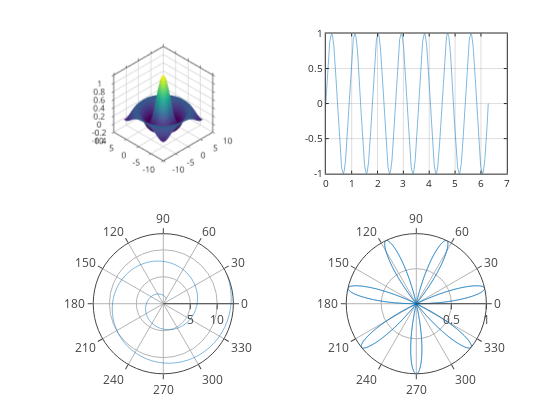

Write notebook code for a chart like this one.
### Markdown cell above
## Advanced plots using [plotly](https://github.com/plotly/plotly.js), with zoom, cursors, and hover tooltips (experimental):

### Code cell
graphics_toolkit('plotly')

a = [1:0.1:13];
theta = linspace (0,2*pi,1000);
rho = sin (7*theta);

subplot(2,2,1);
sombrero()
grid on;
box on;

subplot(2,2,2);
plot(theta, rho);
grid on;
box on;

subplot(2,2,3);
polar(a,a)
grid on;
box on;

subplot(2,2,4);
polar(theta, rho);
grid on;
box on;

### Figure 1 — Plotly figure (JSON) as saved in the notebook; plotly's stock layout.template omitted (floating-point values rounded to 4 significant figures; data arrays with more than 128 entries replaced by an {"elided": "..."} marker saying what was removed)
{"data": [{"autocolorscale": "false", "cauto": "false", "cmax": 1, "cmin": -0.2172, "colorscale": [[0, "rgb(68,1,84)"], [0.01587, "rgb(69,6,90)"], [0.03175, "rgb(70,12,95)"], [0.04762, "rgb(71,18,101)"], [0.06349, "rgb(72,24,106)"], [0.07937, "rgb(72,29,111)"], [0.09524, "rgb(72,35,115)"], [0.1111, "rgb(71,40,119)"], [0.127, "rgb(71,45,123)"], [0.1429, "rgb(70,50,126)"], [0.1587, "rgb(68,55,129)"], [0.1746, "rgb(67,60,132)"], [0.1905, "rgb(65,64,134)"], [0.2063, "rgb(64,69,135)"], [0.2222, "rgb(62,74,137)"], [0.2381, "rgb(60,78,138)"], [0.254, "rgb(58,83,139)"], [0.2698, "rgb(56,87,140)"], [0.2857, "rgb(54,91,140)"], [0.3016, "rgb(52,95,141)"], [0.3175, "rgb(50,99,141)"], [0.3333, "rgb(48,103,141)"], [0.3492, "rgb(46,107,142)"], [0.3651, "rgb(45,111,142)"], [0.381, "rgb(43,115,142)"], [0.3968, "rgb(42,119,142)"], [0.4127, "rgb(40,123,142)"], [0.4286, "rgb(39,127,142)"], [0.4444, "rgb(37,130,142)"], [0.4603, "rgb(36,134,141)"], [0.4762, "rgb(34,138,141)"], [0.4921, "rgb(33,142,140)"], [0.5079, "rgb(32,146,140)"], [0.5238, "rgb(31,149,139)"], [0.5397, "rgb(30,153,138)"], [0.5556, "rgb(30,157,136)"], [0.5714, "rgb(31,161,135)"], [0.5873, "rgb(32,164,133)"], [0.6032, "rgb(34,168,131)"], [0.619, "rgb(38,172,129)"], [0.6349, "rgb(42,176,126)"], [0.6508, "rgb(47,179,123)"], [0.6667, "rgb(53,183,120)"], [0.6825, "rgb(59,186,117)"], [0.6984, "rgb(66,190,113)"], [0.7143, "rgb(73,193,109)"], [0.7302, "rgb(81,196,104)"], [0.746, "rgb(90,199,99)"], [0.7619, "rgb(99,202,94)"], [0.7778, "rgb(108,205,89)"], [0.7937, "rgb(117,208,83)"], [0.8095, "rgb(127,210,77)"], [0.8254, "rgb(137,213,71)"], [0.8413, "rgb(148,215,64)"], [0.8571, "rgb(158,217,57)"], [0.873, "rgb(169,219,50)"], [0.8889, "rgb(180,221,43)"], [0.9048, "rgb(190,223,36)"], [0.9206, "rgb(201,224,30)"], [0.9365, "rgb(212,225,26)"], [0.9524, "rgb(223,227,24)"], [0.9683, "rgb(233,228,25)"], [0.9841, "rgb(243,229,30)"], [1, "rgb(253,231,36)"]], "contours": {"x": {"highlight": true, "highlightcolor": "rgb(0,0,0)", "highlightwidth": 1, "show": false}, "y": {"highlight": true, "highlightcolor": "rgb(0,0,0)", "highlightwidth": 1, "show": false}, "z": {"highlight": true, "highlightcolor": "rgb(0,0,0)", "highlightwidth": 1, "show": false}}, "name": "", "scene": "scene", "showlegend": false, "showscale": false, "surfacecolor": {"elided": "41x41 float values"}, "type": "surface", "visibility": true, "x": [-8, -7.6, -7.2, -6.8, -6.4, -6, -5.6, -5.2, -4.8, -4.4, -4, -3.6, -3.2, -2.8, -2.4, -2, -1.6, -1.2, -0.8, -0.4, 0, 0.4, 0.8, 1.2, 1.6, 2, 2.4, 2.8, 3.2, 3.6, 4, 4.4, 4.8, 5.2, 5.6, 6, 6.4, 6.8, 7.2, 7.6, 8], "y": [-8, -7.6, -7.2, -6.8, -6.4, -6, -5.6, -5.2, -4.8, -4.4, -4, -3.6, -3.2, -2.8, -2.4, -2, -1.6, -1.2, -0.8, -0.4, 0, 0.4, 0.8, 1.2, 1.6, 2, 2.4, 2.8, 3.2, 3.6, 4, 4.4, 4.8, 5.2, 5.6, 6, 6.4, 6.8, 7.2, 7.6, 8], "z": {"elided": "41x41 float values"}}, {"line": {"color": "rgb(0,113,188)", "dash": "solid", "width": 0.5}, "marker": {"color": "rgb(0,113,188)", "line": {"color": "rgb(0,113,188)"}, "size": 6, "symbol": "none"}, "mode": "lines", "name": "", "showlegend": false, "type": "scatter", "visibility": true, "x": {"elided": "1000 float values"}, "xaxis": "x", "y": {"elided": "1000 float values"}, "yaxis": "y"}, {"line": {"color": "rgb(0,113,188)", "dash": "solid", "width": 0.5}, "marker": {"color": "rgb(0,113,188)", "line": {"color": "rgb(0,113,188)"}, "size": 6, "symbol": "none"}, "mode": "lines", "name": "", "r": [1, 1.1, 1.2, 1.3, 1.4, 1.5, 1.6, 1.7, 1.8, 1.9, 2, 2.1, 2.2, 2.3, 2.4, 2.5, 2.6, 2.7, 2.8, 2.9, 3, 3.1, 3.2, 3.3, 3.4, 3.5, 3.6, 3.7, 3.8, 3.9, 4, 4.1, 4.2, 4.3, 4.4, 4.5, 4.6, 4.7, 4.8, 4.9, 5, 5.1, 5.2, 5.3, 5.4, 5.5, 5.6, 5.7, 5.8, 5.9, 6, 6.1, 6.2, 6.3, 6.4, 6.5, 6.6, 6.7, 6.8, 6.9, 7.0, 7.1, 7.2, 7.3, 7.4, 7.5, 7.6, 7.7, 7.8, 7.9, 8, 8.1, 8.2, 8.3, 8.4, 8.5, 8.6, 8.7, 8.8, 8.9, 9, 9.1, 9.2, 9.3, 9.4, 9.5, 9.6, 9.7, 9.8, 9.9, 10.0, 10.1, 10.2, 10.3, 10.4, 10.5, 10.6, 10.7, 10.8, 10.9, 11.0, 11.1, 11.2, 11.3, 11.4, 11.5, 11.6, 11.7, 11.8, 11.9, 12, 12.1, 12.2, 12.3, 12.4, 12.5, 12.6, 12.7, 12.8, 12.9, 13], "showlegend": false, "subplot": "polar", "theta": [1, 1.1, 1.2, 1.3, 1.4, 1.5, 1.6, 1.7, 1.8, 1.9, 2, 2.1, 2.2, 2.3, 2.4, 2.5, 2.6, 2.7, 2.8, 2.9, 3, 3.1, -3.083, -2.983, -2.883, -2.783, -2.683, -2.583, -2.483, -2.383, -2.283, -2.183, -2.083, -1.983, -1.883, -1.783, -1.683, -1.583, -1.483, -1.383, -1.283, -1.183, -1.083, -0.9832, -0.8832, -0.7832, -0.6832, -0.5832, -0.4832, -0.3832, -0.2832, -0.1832, -0.08319, 0.01681, 0.1168, 0.2168, 0.3168, 0.4168, 0.5168, 0.6168, 0.7168, 0.8168, 0.9168, 1.017, 1.117, 1.217, 1.317, 1.417, 1.517, 1.617, 1.717, 1.817, 1.917, 2.017, 2.117, 2.217, 2.317, 2.417, 2.517, 2.617, 2.717, 2.817, 2.917, 3.017, 3.117, -3.066, -2.966, -2.866, -2.766, -2.666, -2.566, -2.466, -2.366, -2.266, -2.166, -2.066, -1.966, -1.866, -1.766, -1.666, -1.566, -1.466, -1.366, -1.266, -1.166, -1.066, -0.9664, -0.8664, -0.7664, -0.6664, -0.5664, -0.4664, -0.3664, -0.2664, -0.1664, -0.06637, 0.03363, 0.1336, 0.2336, 0.3336, 0.4336], "thetaunit": "radians", "type": "scatterpolar", "visibility": true}, {"line": {"color": "rgb(0,113,188)", "dash": "solid", "width": 0.5}, "marker": {"color": "rgb(0,113,188)", "line": {"color": "rgb(0,113,188)"}, "size": 6, "symbol": "none"}, "mode": "lines", "name": "", "r": {"elided": "1000 float values"}, "showlegend": false, "subplot": "polar2", "theta": {"elided": "1000 float values"}, "thetaunit": "radians", "type": "scatterpolar", "visibility": true}], "layout": {"height": 420.0, "hovermode": "closest", "margin": {"b": 0, "l": 0, "r": 0, "t": 0}, "plot_bgcolor": "rgba(0,0,0,0)", "polar": {"angularaxis": {"size": 10, "tickmode": "array", "tickvals": [0, 30, 60, 90, 120, 150, 180, 210, 240, 270, 300, 330]}, "domain": {"x": [0.13, 0.4532], "y": [0.11, 0.4437]}, "radialaxis": {"size": 10, "tickmode": "array", "tickvals": [5, 10, 15]}}, "polar2": {"angularaxis": {"size": 10, "tickmode": "array", "tickvals": [0, 30, 60, 90, 120, 150, 180, 210, 240, 270, 300, 330]}, "domain": {"x": [0.5818, 0.905], "y": [0.11, 0.4437]}, "radialaxis": {"size": 10, "tickmode": "array", "tickvals": [0.5, 1]}}, "scene": {"camera": {"projection": {"type": "orthographic"}}, "domain": {"x": [0.13, 0.4532], "y": [0.5865, 0.9202]}, "xaxis": {"autorange": false, "exponentformat": "none", "gridcolor": "", "gridwidth": 1.5, "linecolor": "rgb(38,38,38)", "linewidth": 1.5, "mirror": "ticks", "range": [10, -10], "showgrid": true, "showline": true, "side": "bottom", "spikedash": "solid", "spikemode": "across", "spikesides": false, "spikethickness": 1, "tickangle": 0, "tickcolor": "rgb(38,38,38)", "tickfont": {"color": "rgb(38,38,38)", "size": 10}, "ticklen": 3, "ticks": "outside", "ticktext": ["-10", "-5", "0", "5", "10"], "tickvals": [-10, -5, 0, 5, 10], "title": {"font": {"color": "rgb(0,0,0)", "size": 11}, "text": ""}, "type": "linear", "visible": true, "zeroline": false}, "yaxis": {"autorange": false, "exponentformat": "none", "gridcolor": "", "gridwidth": 1.5, "linecolor": "rgb(38,38,38)", "linewidth": 1.5, "mirror": "ticks", "range": [10, -10], "showgrid": true, "showline": true, "side": "left", "spikedash": "solid", "spikemode": "across", "spikesides": false, "spikethickness": 1, "tickangle": 0, "tickcolor": "rgb(38,38,38)", "tickfont": {"color": "rgb(38,38,38)", "size": 10}, "ticklen": 3, "ticks": "outside", "ticktext": ["-10", "-5", "0", "5", "10"], "tickvals": [-10, -5, 0, 5, 10], "title": {"font": {"color": "rgb(0,0,0)", "size": 11}, "text": ""}, "type": "linear", "visible": true, "zeroline": false}, "zaxis": {"autorange": false, "exponentformat": "none", "gridcolor": "", "gridwidth": 1.5, "linecolor": "rgb(38,38,38)", "linewidth": 1.5, "mirror": "ticks", "range": [-0.4, 1], "showgrid": true, "showline": true, "side": "none", "spikedash": "solid", "spikemode": "across", "spikesides": false, "spikethickness": 1, "tickangle": 0, "tickcolor": "rgb(38,38,38)", "tickfont": {"color": "rgb(38,38,38)", "size": 10}, "ticklen": 3, "ticks": "outside", "ticktext": ["-0.4", "-0.2", "0", "0.2", "0.4", "0.6", "0.8", "1"], "tickvals": [-0.4, -0.2, 0, 0.2, 0.4, 0.6, 0.8, 1], "title": {"font": {"color": "rgb(0,0,0)", "size": 11}, "text": ""}, "type": "linear", "visible": true, "zeroline": false}}, "showlegend": false, "width": 560, "xaxis": {"anchor": "y", "autorange": false, "domain": [0.5818, 0.905], "exponentformat": "none", "gridcolor": "rgba(38,38,38,0.150000)", "gridwidth": 1, "linecolor": "rgb(38,38,38)", "linewidth": 1, "mirror": "ticks", "range": [0, 7], "showgrid": true, "showline": true, "side": "bottom", "spikedash": "solid", "spikemode": "across", "spikesides": false, "spikethickness": 1, "tickangle": 0, "tickcolor": "rgb(38,38,38)", "tickfont": {"color": "rgb(38,38,38)", "size": 10}, "ticklen": 3, "ticks": "inside", "ticktext": ["0", "1", "2", "3", "4", "5", "6", "7"], "tickvals": [0, 1, 2, 3, 4, 5, 6, 7], "title": {"font": {"color": "rgb(0,0,0)", "size": 11}, "text": ""}, "type": "linear", "visible": true, "zeroline": false}, "yaxis": {"anchor": "x", "autorange": false, "domain": [0.5865, 0.9202], "exponentformat": "none", "gridcolor": "rgba(38,38,38,0.150000)", "gridwidth": 1, "linecolor": "rgb(38,38,38)", "linewidth": 1, "mirror": "ticks", "range": [-1, 1], "showgrid": true, "showline": true, "side": "left", "spikedash": "solid", "spikemode": "across", "spikesides": false, "spikethickness": 1, "tickangle": 0, "tickcolor": "rgb(38,38,38)", "tickfont": {"color": "rgb(38,38,38)", "size": 10}, "ticklen": 3, "ticks": "inside", "ticktext": ["-1", "-0.5", "0", "0.5", "1"], "tickvals": [-1, -0.5, 0, 0.5, 1], "title": {"font": {"color": "rgb(0,0,0)", "size": 11}, "text": ""}, "type": "linear", "visible": true, "zeroline": false}}}
